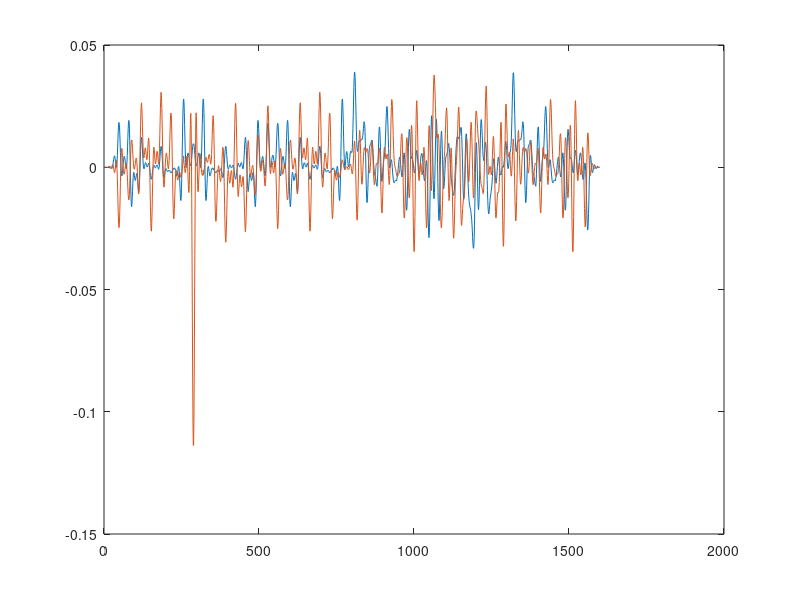
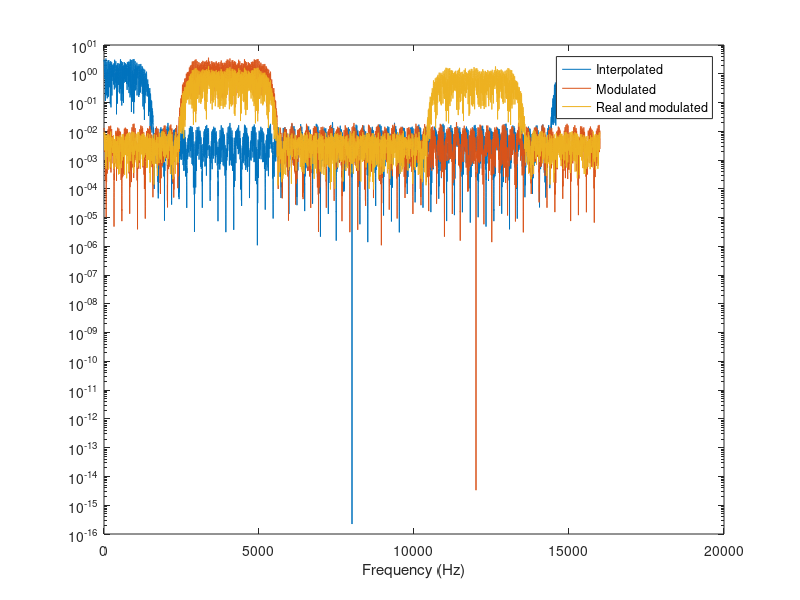

MATLAB code to generate these figures, in order: (Note: this script raises an error after producing the figures.)
%% load data
%bits -> information bits (128)
%symbol -> information symbol (64)
%z_data -> ofdm info symbol
%pn_ofdm -> training pn ofdm symbol
%pn_symbol -> training pn symbol
%z = [pn_ofdm z_data]
%noise level
sigma = 0;
load('transmitting.mat')
N_cp = 32;
%% Up-sampling
% z is the original baseband signal
N = length(z);
NN = 2^14; % Number of frequency grid points
f = (0:NN-1)/NN;
semilogy(f,abs(fft(z,NN))) % Check transform
xlabel('relative frequency f/fs');
%% Now upsample
R = 8; %
zu = zeros(N*R,1);
zu(1:R:end) = z;
semilogy(f,abs(fft(zu,NN))) % Check transform
xlabel('normalized frequency f/fs');
%% Design a LP interpolation filter
B = firpm(63,2*[0 0.5/R 0.5/R*1.6 1/2],[1 1 0 0]);
zi = conv(zu,B);
% zi is now the interpolated signal
figure(1)
plot([real(zi) imag(zi)])
figure(2)
semilogy(f,abs([fft(zu,NN) fft(zi,NN) fft(B.',NN)]) ) % Check transforms
legend('Up-sampled z_u','Interpolated after LP filtering','LP-filter')
xlabel('relative frequency f/fs');
%% Modulation
fs = 16000;
fcm = 4000;
F = (0:NN-1)/NN*fs;
n = (0:length(zi)-1)';
zm = zi.*exp(1i*2*pi*fcm/fs*n);
semilogy(F,abs([fft(zi,NN) fft(zm,NN) ]) ) % Check transforms
legend('Interpolated','Modulated')
xlabel('Frequency (Hz)');
%% Make signal real
zmr = real(zm);
semilogy(F,abs([fft(zi,NN) fft(zm,NN) fft(zmr,NN) ]) ) % Check transforms
legend('Interpolated','Modulated','Real and modulated')
xlabel('Frequency (Hz)');
%% Demodulation
fs = 16000;
fcm = 4000;
F = (0:NN-1)/NN*fs;
n = (0:length(zi)-1)';
yrec = simulate_audio_channel(zmr,sigma); % The received real valued signal
yib = yrec.*exp(-1i*2*pi*fcm/fs*n);
semilogy(F,abs([fft(yrec,NN) fft(yib,NN)])) % Check transforms
legend('Modulated','Demodulated')
xlabel('Frequency (Hz)');
yi = conv(yib,B);
% yi is now a lowpass signal
figure(2)
semilogy(f,abs([fft(yib,NN) fft(yi,NN) fft(B.',NN)]) ) % Check transforms
legend('Demodulated','after LP filtering','LP-filter')
xlabel('relative frequency f/fs');
%% Down-sampling
D = 8; % Same as upsampling rate!!
y = yi(1:D:end);
semilogy(f,abs(fft(y,NN))) % Check transforms
%% Check in time domain
plot(real(y))